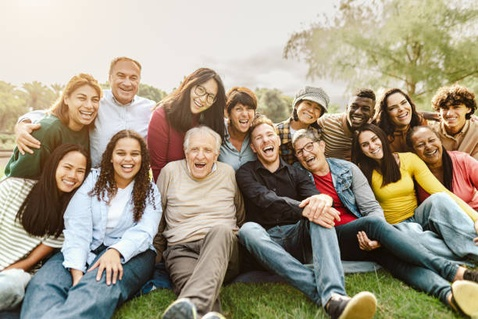
#> input picture Module8/images_original/group_photo.jpg, 478 x 319 px, shrunk from 612 x 408 before the run, found by its file name
$ python CSC515_Module8PortfolioProject_Option2_Reichart-Anderson_Alex.py
#> lines starting #> are read from the running program, lines starting #| are printed output that depends on the picture; after the words box and inside, x2 and y2 are one past the last pixel; in counts of white or black regions, pixels touching at a corner belong together
# Module 8 Portfolio Project
# Option 2: Face Detection and Privacy

# Alexander Reichart-Anderson
# MS in AI and ML, Colorado State University Global
# CSC515-1: Foundations of Computer Vision
# Dr. Jack Li
# June 8, 2025

# ------------------------------
# To Install OpenCV: pip3 install opencv-python
# Install required system library for OpenCV: install -qq libgl1
# ------------------------------

# Requirement 0A: Import Appropriate Packages

import cv2
import numpy as np

# Requirement 1: Load Classifiers

face_cascade = cv2.CascadeClassifier(cv2.data.haarcascades + 'haarcascade_frontalface_default.xml')
eye_cascade = cv2.CascadeClassifier(cv2.data.haarcascades + 'haarcascade_eye.xml')

# Requirement 2: Face and Eye Detection with Anonymization
def detect_and_blur_eyes(image_path):

    # 2A: Load Images
#> called with image_path = 'Module8/images_original/group_photo.jpg'
    img = cv2.imread(image_path)
#> img is the input picture: shape (319, 478, 3); mean B, G, R 133.2, 153, 163
    if img is None:
        return None, 'Image not found or unable to load'

    # 2B: Convert to grayscale for detection
    gray = cv2.cvtColor(img, cv2.COLOR_BGR2GRAY)
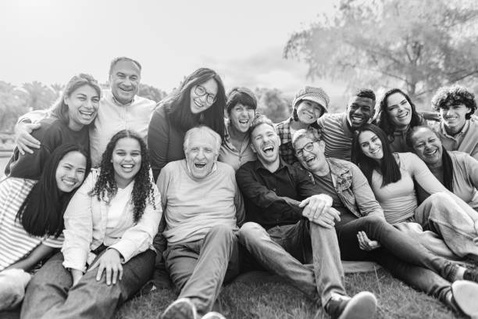
#> gray: shape (319, 478); min 1, max 255, mean 153.7

    # 2C: Detect faces with optimized parameters
    faces = face_cascade.detectMultiScale(
        gray,
        scaleFactor=1.1,
        minNeighbors=5,
        minSize=(30, 30)
    )
#> faces = [[68, 84, 37, 37], [248, 122, 34, 34], [180, 133, 43, 43], [108, 139, 39, 39], [55, 155, 36, 36]]

    # 2D: For Loop for Drawing and Blurring
    for (x, y, w, h) in faces:
        # 2E: Draw red bounding box around face
        cv2.rectangle(img, (x, y), (x+w, y+h), (0, 0, 255), 2)

        # 2F: Process face region
        face_roi_gray = gray[y:y+h, x:x+w]
        face_roi_color = img[y:y+h, x:x+w]

        # 2G: Detect eyes with alignment consideration
        eyes = eye_cascade.detectMultiScale(
            face_roi_gray,
            scaleFactor=1.05,
            minNeighbors=3
        )

        # 2H: Blur detected eyes
        for (ex, ey, ew, eh) in eyes:
            eye_region = face_roi_color[ey:ey+eh, ex:ex+ew]
            blurred_eye = cv2.GaussianBlur(eye_region, (99, 99), 30)
            face_roi_color[ey:ey+eh, ex:ex+ew] = blurred_eye
#> this loop made 5 passes
#> pass 1, in detect_and_blur_eyes, `face_roi_gray = gray[y:y+h, x:x+w]`:
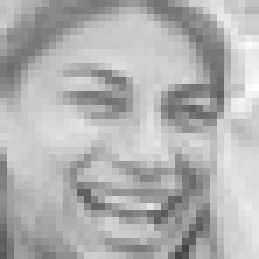
#> face_roi_gray: shape (37, 37) (shown 7 times larger); min 68, max 254, mean 177
#> pass 1, in detect_and_blur_eyes, `face_roi_color = img[y:y+h, x:x+w]`:
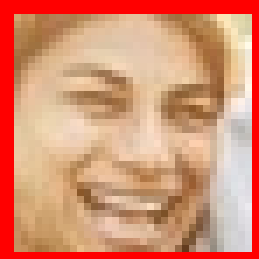
#> face_roi_color: shape (37, 37, 3) (shown 7 times larger); mean B, G, R 115.1, 144.7, 215.3
#> pass 2, in detect_and_blur_eyes, `face_roi_color = img[y:y+h, x:x+w]`:
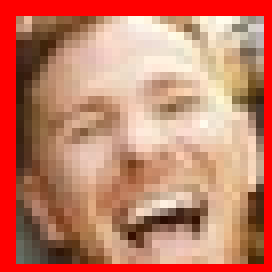
#> face_roi_color: shape (34, 34, 3) (shown 8 times larger); mean B, G, R 103.4, 125.6, 198.4
#> after the loop:
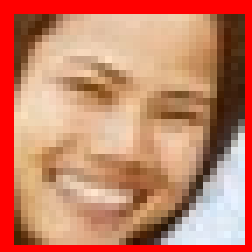
#> face_roi_color: shape (36, 36, 3) (shown 7 times larger); mean B, G, R 103.2, 129, 201
#> after the loop:
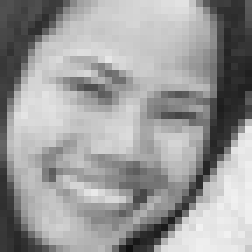
#> face_roi_gray: shape (36, 36) (shown 7 times larger); min 16, max 241, mean 155.3
#> after the loop:
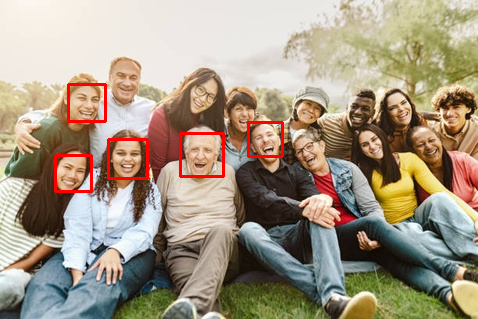
#> img: shape (319, 478, 3); 1.47% of pixels changed, all inside (x1, y1, x2, y2) = (54, 83, 284, 193)

    return img, None

# Requirement 3: Function Call for three images
# 3A: Load Images
images = ['Module8/images_original/group_photo.jpg', 'Module8/images_original/blurry_group.jpg', 'Module8/images_original/person_with_dog.jpg']
# 3B: Function Calling
for idx, img_path in enumerate(images):
    result, error = detect_and_blur_eyes(img_path)
    if error is None:
        cv2.imwrite(f'output_{idx+1}.jpg', result)
    else:
        print(f"Error processing {img_path}: {error}")
#> pass 2 of the loop `for idx, img_path in enumerate(images):`:
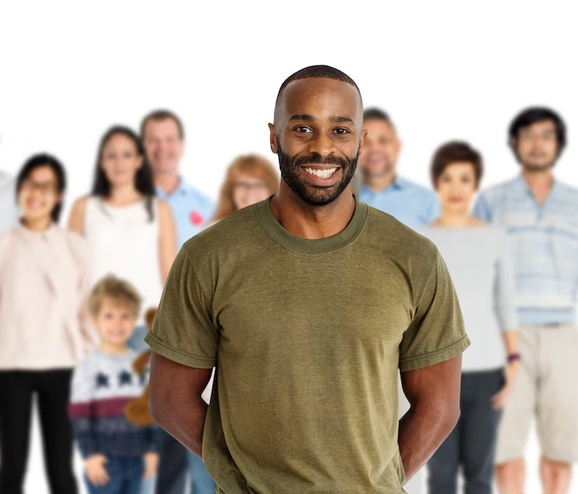
#> input picture Module8/images_original/blurry_group.jpg, 578 x 494 px, shrunk from 740 x 632 before the run, found by its file name
#> in detect_and_blur_eyes, img is the input picture: shape (494, 578, 3); mean B, G, R 154.5, 167.5, 179.6
#> in detect_and_blur_eyes (call 2), `gray = cv2.cvtColor(img, cv2.COLOR_BGR2GRAY)`:
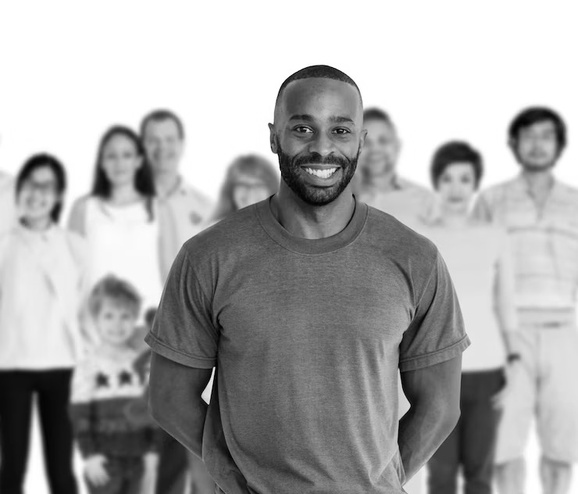
#> gray: shape (494, 578); min 1, max 255, mean 169.6
#> faces = [[351, 123, 50, 50], [97, 139, 45, 45], [139, 121, 47, 47], [512, 117, 52, 52], [94, 299, 48, 48], [429, 160, 55, 55], [14, 166, 51, 51], [73, 349, 82, 82], [267, 88, 106, 106]]
#> the loop in detect_and_blur_eyes (call 2), `for (x, y, w, h) in faces:` made 9 passes
#> after the loop in detect_and_blur_eyes (call 2), `for (x, y, w, h) in faces:`:
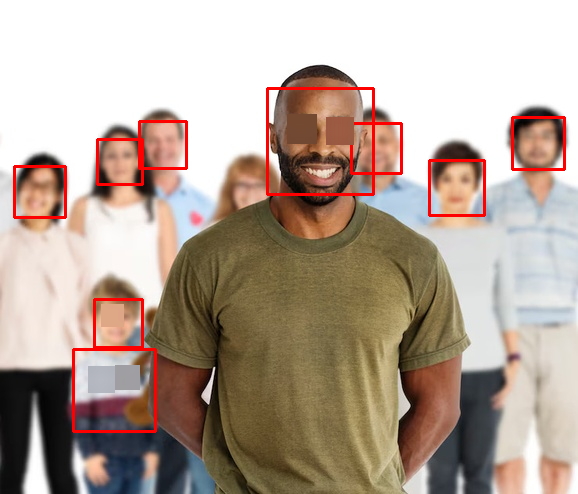
#> img: shape (494, 578, 3); 3.43% of pixels changed, all inside (x1, y1, x2, y2) = (13, 87, 566, 433)
#> pass 3 of the loop `for idx, img_path in enumerate(images):`:
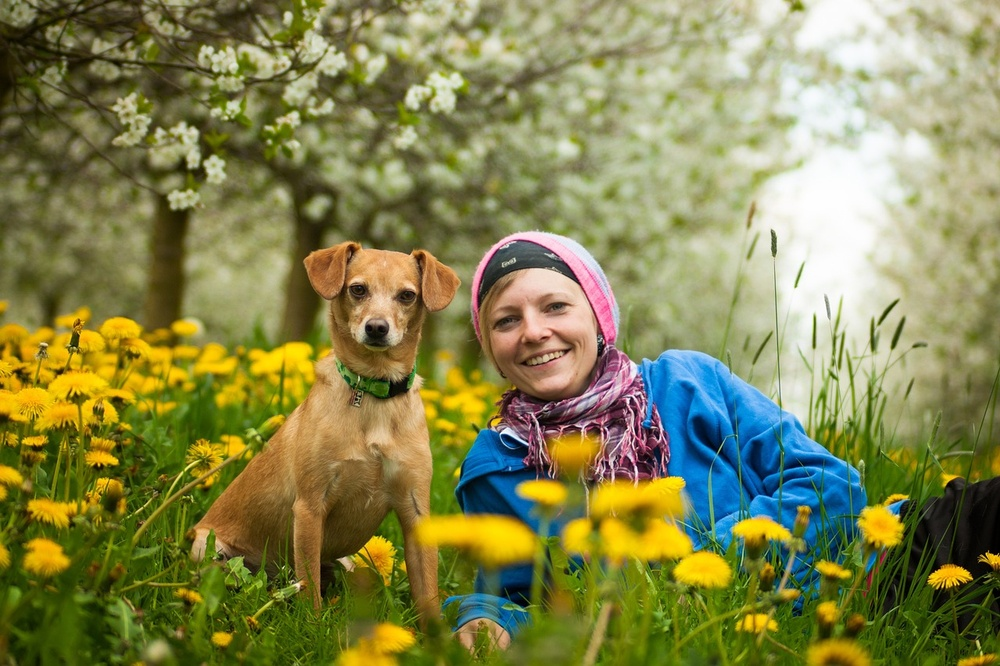
#> input picture Module8/images_original/person_with_dog.jpg, 1000 x 666 px, shrunk from 1280 x 853 before the run, found by its file name
#> in detect_and_blur_eyes, img is the input picture: shape (666, 1000, 3); mean B, G, R 80.1, 133.5, 133
#> gray: shape (666, 1000)
#> faces = [[475, 265, 121, 121]]
#> the loop in detect_and_blur_eyes (call 3), `for (x, y, w, h) in faces:` made 1 pass
#> after the loop in detect_and_blur_eyes (call 3), `for (x, y, w, h) in faces:`:
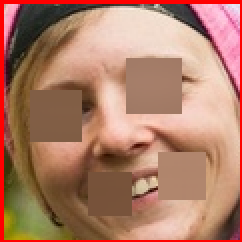
#> face_roi_color: shape (121, 121, 3) (shown 2 times larger); mean B, G, R 103.3, 125.4, 174.9
#> after the loop in detect_and_blur_eyes (call 3), `for (x, y, w, h) in faces:`:
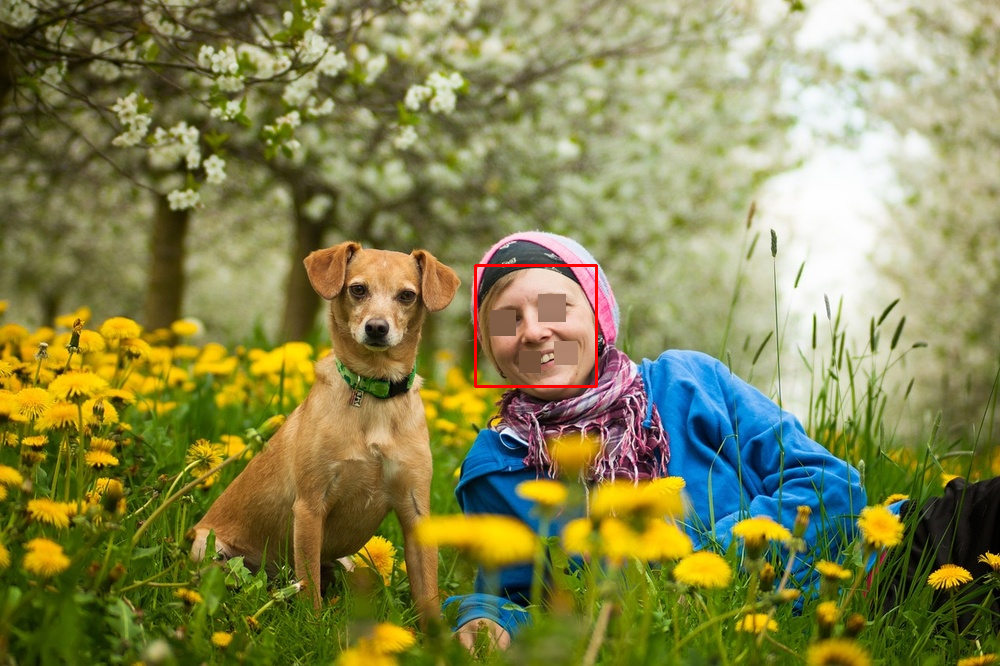
#> img: shape (666, 1000, 3); 0.6% of pixels changed, all inside (x1, y1, x2, y2) = (474, 264, 598, 388)
